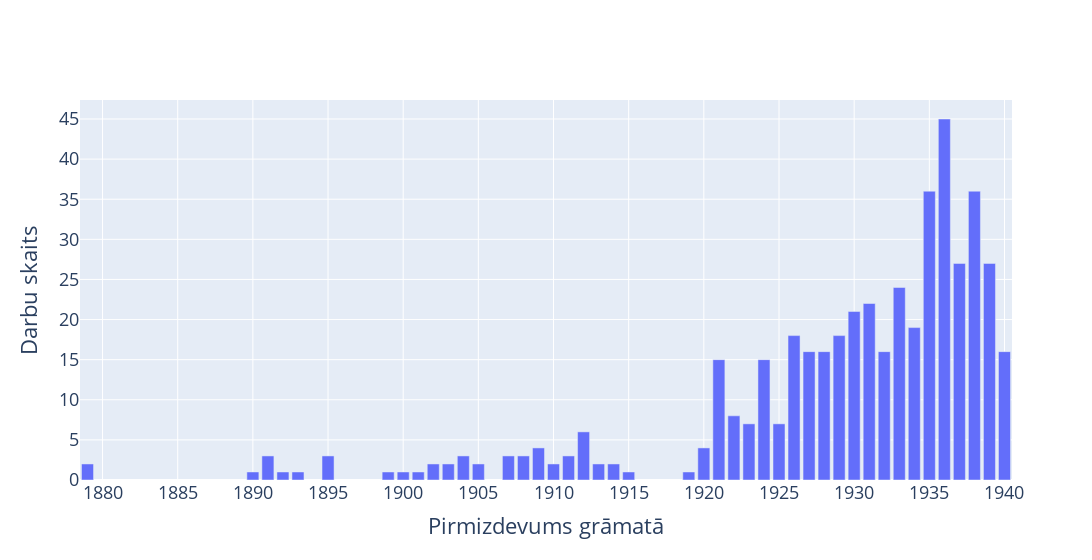

The code cell stored with this chart in its notebook:
### Code cell
# la
# lets plot first_edition series value counts 
fig = px.bar(first_edition.value_counts().sort_index(), title="First edition value counts")
# turn of legend
fig.update_layout(showlegend=False)
# turn off title
fig.update_layout(title="")
# y axis title "Darbu skaits"
# fig.update_yaxes(title="Darbu skaits")
fig.update_yaxes(title="Number of Works")
# x axis title "Pirmizdevums grāmatā
# fig.update_xaxes(title="Pirmizdevums grāmatā")
fig.update_xaxes(title="First Edition")
# save html
SAVE_HTML = False
if SAVE_HTML:
    fig.write_html("../html/first_edition_value_counts.html")
# fig.write_html("../html/first_edition_value_counts.html")
# save img
# fig.write_image("../img/first_edition_value_counts.png")
# font size 18
fig.update_layout(font=dict(size=18))
# show years every 5
fig.update_xaxes(tick0=0, dtick=5)
# let's make x gridlines every 10 years
fig.update_xaxes(showgrid=True, gridwidth=1, gridcolor='white')
# width 1000
fig.update_layout(width=1242)
# save as png
# fig.write_image("../img/first_edition_value_counts.png") # FIXME kaleido not installed
fig.show()

### Figure 1 — Plotly figure (JSON) as saved in the notebook; plotly's stock layout.template omitted (floating-point values rounded to 4 significant figures)
{"data": [{"alignmentgroup": "True", "hovertemplate": "variable=count<br>firstEdition=%{x}<br>value=%{y}<extra></extra>", "legendgroup": "count", "marker": {"color": "#636efa", "pattern": {"shape": ""}}, "name": "count", "offsetgroup": "count", "orientation": "v", "showlegend": true, "textposition": "auto", "type": "bar", "x": [1879, 1890, 1891, 1892, 1893, 1895, 1899, 1900, 1901, 1902, 1903, 1904, 1905, 1907, 1908, 1909, 1910, 1911, 1912, 1913, 1914, 1915, 1919, 1920, 1921, 1922, 1923, 1924, 1925, 1926, 1927, 1928, 1929, 1930, 1931, 1932, 1933, 1934, 1935, 1936, 1937, 1938, 1939, 1940], "xaxis": "x", "y": [2, 1, 3, 1, 1, 3, 1, 1, 1, 2, 2, 3, 2, 3, 3, 4, 2, 3, 6, 2, 2, 1, 1, 4, 15, 8, 7, 15, 7, 18, 16, 16, 18, 21, 22, 16, 24, 19, 36, 45, 27, 36, 27, 16], "yaxis": "y"}], "layout": {"barmode": "relative", "font": {"size": 18}, "legend": {"title": {"text": "variable"}, "tracegroupgap": 0}, "showlegend": false, "title": {"text": ""}, "width": 1242, "xaxis": {"anchor": "y", "domain": [0, 1], "dtick": 5, "gridcolor": "white", "gridwidth": 1, "showgrid": true, "tick0": 0, "title": {"text": "Pirmizdevums grāmatā"}}, "yaxis": {"anchor": "x", "domain": [0, 1], "title": {"text": "Darbu skaits"}}}}
